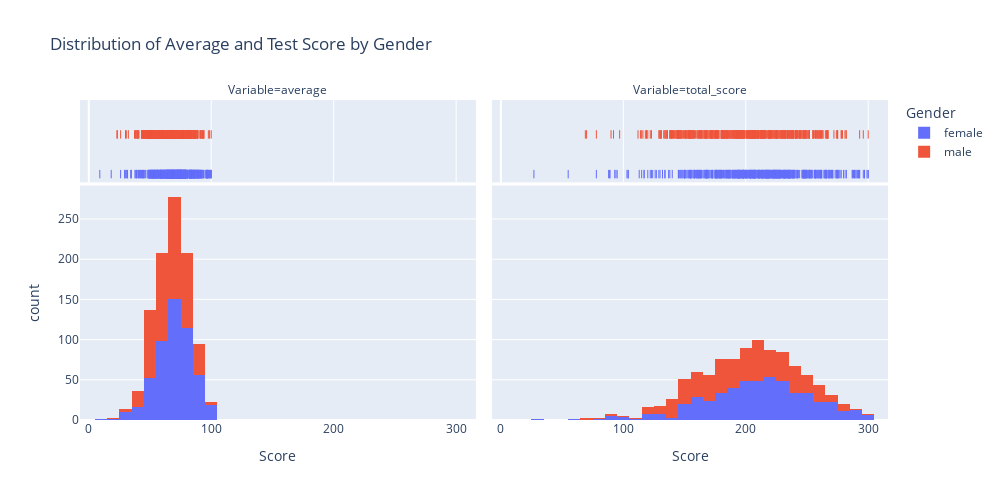

This figure's notebook cell:
### Markdown cell above
Visualization(Numerical variables)

### Code cell
# Uni-variate Graphs 

import plotly.express as px


data['gender'] = pd.Categorical(data['gender'], categories=['female', 'male'], ordered=True)
fig = px.histogram(data, x=['average', 'total_score'], marginal='rug',
                   color='gender', facet_col='variable',
                   labels={'value': 'Score', 'variable': 'Variable', 'gender': 'Gender'},
                   title='Distribution of Average and Test Score by Gender',
                   nbins=30)

# Customize layout if needed
fig.update_layout(height=500, width=1000)

# Show the plot
fig.show()

### Figure 1 — Plotly figure (JSON) as saved in the notebook; plotly's stock layout.template omitted (floating-point values rounded to 4 significant figures; data arrays with more than 128 entries replaced by an {"elided": "..."} marker saying what was removed)
{"data": [{"alignmentgroup": "True", "bingroup": "x", "hovertemplate": "Gender=female<br>Variable=average<br>Score=%{x}<br>count=%{y}<extra></extra>", "legendgroup": "female", "marker": {"color": "#636efa", "pattern": {"shape": ""}}, "name": "female", "nbinsx": 30, "offsetgroup": "female", "orientation": "v", "showlegend": true, "type": "histogram", "x": {"elided": "518 float values"}, "xaxis": "x", "yaxis": "y"}, {"alignmentgroup": "True", "boxpoints": "all", "fillcolor": "rgba(255,255,255,0)", "hoveron": "points", "hovertemplate": "Gender=female<br>Variable=average<br>Score=%{x}<extra></extra>", "jitter": 0, "legendgroup": "female", "line": {"color": "rgba(255,255,255,0)"}, "marker": {"color": "#636efa", "symbol": "line-ns-open"}, "name": "female", "offsetgroup": "female", "showlegend": false, "type": "box", "x": {"elided": "518 float values"}, "xaxis": "x3", "yaxis": "y3"}, {"alignmentgroup": "True", "bingroup": "x", "hovertemplate": "Gender=female<br>Variable=total_score<br>Score=%{x}<br>count=%{y}<extra></extra>", "legendgroup": "female", "marker": {"color": "#636efa", "pattern": {"shape": ""}}, "name": "female", "nbinsx": 30, "offsetgroup": "female", "orientation": "v", "showlegend": false, "type": "histogram", "x": {"elided": "518 int values"}, "xaxis": "x2", "yaxis": "y2"}, {"alignmentgroup": "True", "boxpoints": "all", "fillcolor": "rgba(255,255,255,0)", "hoveron": "points", "hovertemplate": "Gender=female<br>Variable=total_score<br>Score=%{x}<extra></extra>", "jitter": 0, "legendgroup": "female", "line": {"color": "rgba(255,255,255,0)"}, "marker": {"color": "#636efa", "symbol": "line-ns-open"}, "name": "female", "offsetgroup": "female", "showlegend": false, "type": "box", "x": {"elided": "518 int values"}, "xaxis": "x4", "yaxis": "y4"}, {"alignmentgroup": "True", "bingroup": "x", "hovertemplate": "Gender=male<br>Variable=average<br>Score=%{x}<br>count=%{y}<extra></extra>", "legendgroup": "male", "marker": {"color": "#EF553B", "pattern": {"shape": ""}}, "name": "male", "nbinsx": 30, "offsetgroup": "male", "orientation": "v", "showlegend": true, "type": "histogram", "x": {"elided": "482 float values"}, "xaxis": "x", "yaxis": "y"}, {"alignmentgroup": "True", "boxpoints": "all", "fillcolor": "rgba(255,255,255,0)", "hoveron": "points", "hovertemplate": "Gender=male<br>Variable=average<br>Score=%{x}<extra></extra>", "jitter": 0, "legendgroup": "male", "line": {"color": "rgba(255,255,255,0)"}, "marker": {"color": "#EF553B", "symbol": "line-ns-open"}, "name": "male", "offsetgroup": "male", "showlegend": false, "type": "box", "x": {"elided": "482 float values"}, "xaxis": "x3", "yaxis": "y3"}, {"alignmentgroup": "True", "bingroup": "x", "hovertemplate": "Gender=male<br>Variable=total_score<br>Score=%{x}<br>count=%{y}<extra></extra>", "legendgroup": "male", "marker": {"color": "#EF553B", "pattern": {"shape": ""}}, "name": "male", "nbinsx": 30, "offsetgroup": "male", "orientation": "v", "showlegend": false, "type": "histogram", "x": {"elided": "482 int values"}, "xaxis": "x2", "yaxis": "y2"}, {"alignmentgroup": "True", "boxpoints": "all", "fillcolor": "rgba(255,255,255,0)", "hoveron": "points", "hovertemplate": "Gender=male<br>Variable=total_score<br>Score=%{x}<extra></extra>", "jitter": 0, "legendgroup": "male", "line": {"color": "rgba(255,255,255,0)"}, "marker": {"color": "#EF553B", "symbol": "line-ns-open"}, "name": "male", "offsetgroup": "male", "showlegend": false, "type": "box", "x": {"elided": "482 int values"}, "xaxis": "x4", "yaxis": "y4"}], "layout": {"annotations": [{"font": {}, "showarrow": false, "text": "Variable=average", "x": 0.245, "xanchor": "center", "xref": "paper", "y": 1, "yanchor": "bottom", "yref": "paper"}, {"font": {}, "showarrow": false, "text": "Variable=total_score", "x": 0.755, "xanchor": "center", "xref": "paper", "y": 1, "yanchor": "bottom", "yref": "paper"}], "barmode": "relative", "height": 500, "legend": {"title": {"text": "Gender"}, "tracegroupgap": 0}, "title": {"text": "Distribution of Average and Test Score by Gender"}, "width": 1000, "xaxis": {"anchor": "y", "domain": [0, 0.49], "title": {"text": "Score"}}, "xaxis2": {"anchor": "y2", "domain": [0.51, 1], "matches": "x", "title": {"text": "Score"}}, "xaxis3": {"anchor": "y3", "domain": [0, 0.49], "matches": "x", "showgrid": true, "showticklabels": false}, "xaxis4": {"anchor": "y4", "domain": [0.51, 1], "matches": "x", "showgrid": true, "showticklabels": false}, "yaxis": {"anchor": "x", "domain": [0, 0.7326], "title": {"text": "count"}}, "yaxis2": {"anchor": "x2", "domain": [0, 0.7326], "matches": "y", "showticklabels": false}, "yaxis3": {"anchor": "x3", "domain": [0.7426, 1], "matches": "y3", "showgrid": false, "showline": false, "showticklabels": false, "ticks": ""}, "yaxis4": {"anchor": "x4", "domain": [0.7426, 1], "matches": "y3", "showgrid": false, "showline": false, "showticklabels": false, "ticks": ""}}}
